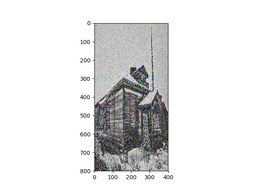
#> input picture girl_gs.jpg, 256 x 192 px, shrunk from 640 x 480 before the run, given in place of cell.jpg, which was not available
$ python 007cannyedge.py   (older library calls are emulated)
#> lines starting #> are read from the running program, lines starting #| are printed output that depends on the picture; pictures that were not available may be replaced by others from this repository, and a replacement may not be noted
# Author image
# !/usr/bin/python
# -*- coding:utf-8
# opencv read image is BGR channel,and matplotlib read is RGB

import cv2 as cv
import numpy as np
import math

path ="C:/Users/19845/PycharmProjects/Project/cell.jpg"
img = cv.imread(path)
#> img is the input picture: shape (192, 256, 3); mean B, G, R 228.3, 228.3, 228.3
(H,W,channel) =img.shape
#> H = 192; W = 256; channel = 3
print('image high is:',H,'pixel && image whith is:',W,'pixel')
#| image high is: 192 pixel && image whith is: 256 pixel
#> the answer given: 100
#> the answer given: 3

def dis(title,total,files):
    cv.namedWindow(title, 0)
    cv.resizeWindow(title,total * H, W)
    cv.imshow(title,np.hstack(files))
    cv.waitKey(0)

def Gasuu(gaus,size,sigma):
    # This is Pi
#> called with size = 100, sigma = 3
    Pi = 4.0 * math.atan(1.0)
    center = 0
    sum =0.0
    for i in range(0,size):
        for j in range(0,size):
            # This is a gaussian Kernel
            deltax = (i- center)*(i- center)
            deltay = (j- center)*(j- center)
            sigma2 =2.0 *(sigma *sigma)
            temp1 = 1.0 /(Pi*sigma2)
            temp2 = math.exp(-((deltax+deltay))/sigma2)
            gaus[i,j]=temp1 * temp2
            sum =sum +gaus[i,j]
    for i in range(0, size):
        for j in range(0, size):
            gaus[i,j] =gaus[i,j] /sum
    print(gaus)

def Gasufilter(imgs,gaus,size):
#> called with size = 100
    imggasu = np.zeros((H,W),np.uint8)
    for i in range(int(size/2),int(H-size/2)):
        for j in range(int(size/2),int(H-size/2)):
            sum =0.0
            for k in range(size):
                for l in range(size):
                    sum = sum + gaus[k,l]*imgs[i-k,j-l]
            imggasu[i,j] = np.uint8(sum)
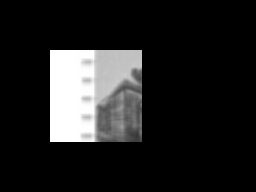
#> imggasu: shape (192, 256); min 0, max 255, mean 33.5
    files =[imgs,imggasu]
    dis("Gaussian denoise image",files.__len__(),files)
#> in dis, `cv.imshow(title,np.hstack(files))`:
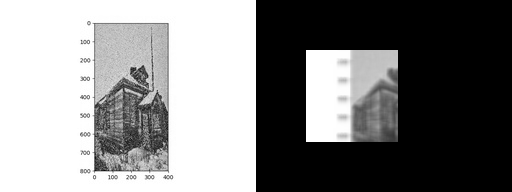
#> window 'Gaussian denoise image': shape (192, 512); min 0, max 255, mean 130.8

def Sobel(imgs):
    t1 = cv.getTickCount()

    #This is Sobel calclate process
    imgX = np.zeros((H, W), np.uint8)
    imgY = np.zeros((H, W), np.uint8)
    imgXY = np.zeros((H, W), np.uint8)
    imgO = np.zeros((H, W), np.uint8)
    point = np.zeros((H, W), np.float)

    for i in range(1, H - 1):
        for j in range(1, W - 1):
            a00 = imgs[i - 1, j - 1]
            a01 = imgs[i - 1, j]
            a02 = imgs[i - 1, j + 1]
            a10 = imgs[i, j - 1]
            a11 = imgs[i, j]
            a12 = imgs[i, j + 1]
            a20 = imgs[i + 1, j - 1]
            a21 = imgs[i + 1, j]
            a22 = imgs[i + 1, j + 1]
            ux = a20 * 1 + a10 * 2 + a00 * 1 + a02 * -1 + a12 * -2 + a22 * -1
            imgX[i, j] = ux
            uy = a02 * 1 + a01 * 2 + a00 * 1 + a20 * -1 + a21 * -2 + a22 * -1
            imgY[i, j] = uy
            if ux == 0:
                ux = 0.000000000001
            #calculate uy/ux angle
            point[i,j] = math.atan(uy/ux)*57.3
            # set angle from -pi/2 ~  pi/2 into  0 ~ pi
            point[i,j] = point[i,j] + 90
            imgO[i,j] = imgXY[i,j] = np.sqrt(ux * ux + uy * uy)
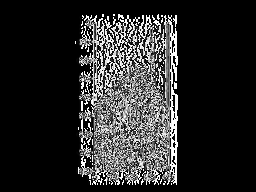
#> imgX: shape (192, 256); min 0, max 255, mean 41.7
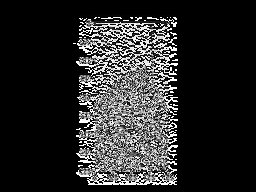
#> imgY: shape (192, 256); min 0, max 255, mean 41.4
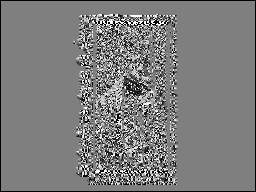
#> point: shape (192, 256) float64; min -0.00663, max 180, mean 88.3; drawn with min black and max white
    #files = [imgs, imgX, imgY, imgXY]
    #dis("Sobel", files.__len__(), files)
    for i in range(1, H - 1):
        for j in range(1, W - 1):
            a00 = np.float(imgO[i - 1, j - 1])
            a01 = np.float(imgO[i - 1, j])
            a02 = np.float(imgO[i - 1, j + 1])
            a10 = np.float(imgO[i, j - 1])
            a11 = np.float(imgO[i, j])
            a12 = np.float(imgO[i, j + 1])
            a20 = np.float(imgO[i + 1, j - 1])
            a21 = np.float(imgO[i + 1, j])
            a22 = np.float(imgO[i + 1, j + 1])
            if (np.int32(point[i,j]) >0 & (np.int32(point[i,j])<=45)):
                if (a11 <= a12+(a02-a12)*math.tan(point[ i,j])) or (a11<=(a10+(a20-a10))*math.tan(point[i,j])):
                    imgO[i,j] = 0
            if(np.int32(point[i,j]) >45 & (np.int32(point[i,j])<=90)):
                if (a11 <= a01 + (a02 - a01) / math.tan(point[i, j])) or (a11 <= (a21 + (a20 - a21))/math.tan( point[i, j])):
                    imgO[i,j] = 0
            if (np.int32(point[i,j]) >90 & (np.int32(point[i,j])<=135)):
                if (a11 <= a01 + (a00 - a01) / math.tan(180-point[i, j])) or (a11 <= (a21 + (a22 - a21)) / math.tan(180-point[i, j])):
                    imgO[i, j] = 0
            if (np.int32(point[i,j]) >135 & (np.int32(point[i,j])<=180)):
                if (a11 <= a10 + (a00 - a10) * math.tan(180-point[i, j])) or (a11 <= (a12 + (a22 - a11)) * math.tan(180-point[i, j])):
                    imgO[i, j] = 0
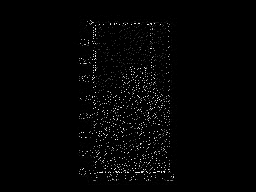
#> imgO: shape (192, 256); min 0, max 255, mean 4.1
    files = [imgs, imgX, imgY, imgXY, imgO]
    t2 = cv.getTickCount()

    print("Calculate Sobel speed ",str((t2-t1)/cv.getTickFrequency()),"second")
    dis("Sobel", files.__len__(), files)
#> call 2 of dis, with title = 'Sobel', total = 5
#> in dis (call 2), `cv.imshow(title,np.hstack(files))`:
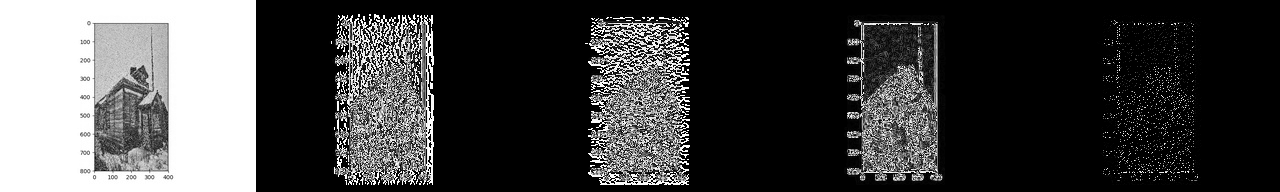
#> window 'Sobel': shape (192, 1280); min 0, max 255, mean 68.1
#> (the run stopped early here; a loop or call above may not have finished)
